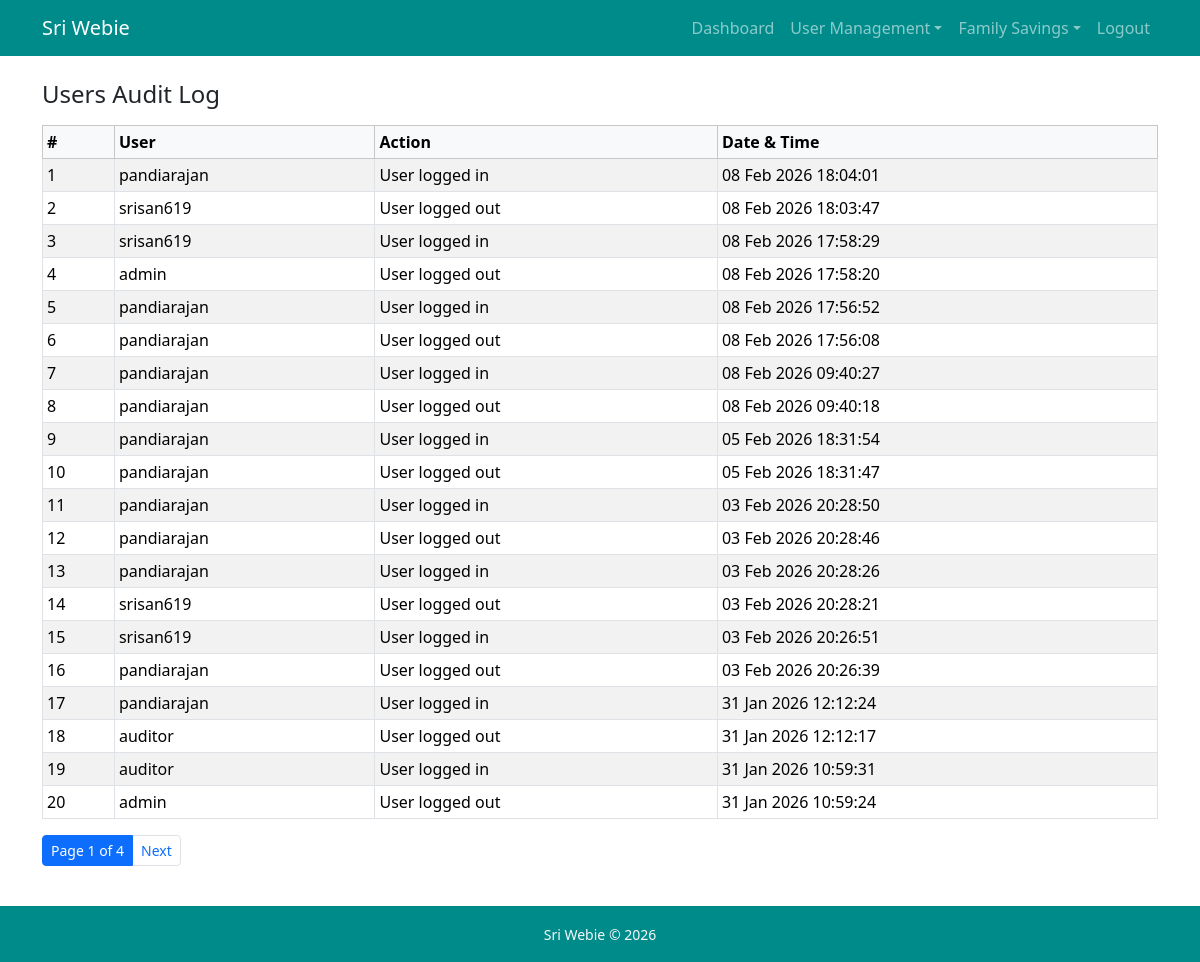
/users/audit-logs/ (signed in), run on an earlier commit of the app's database.
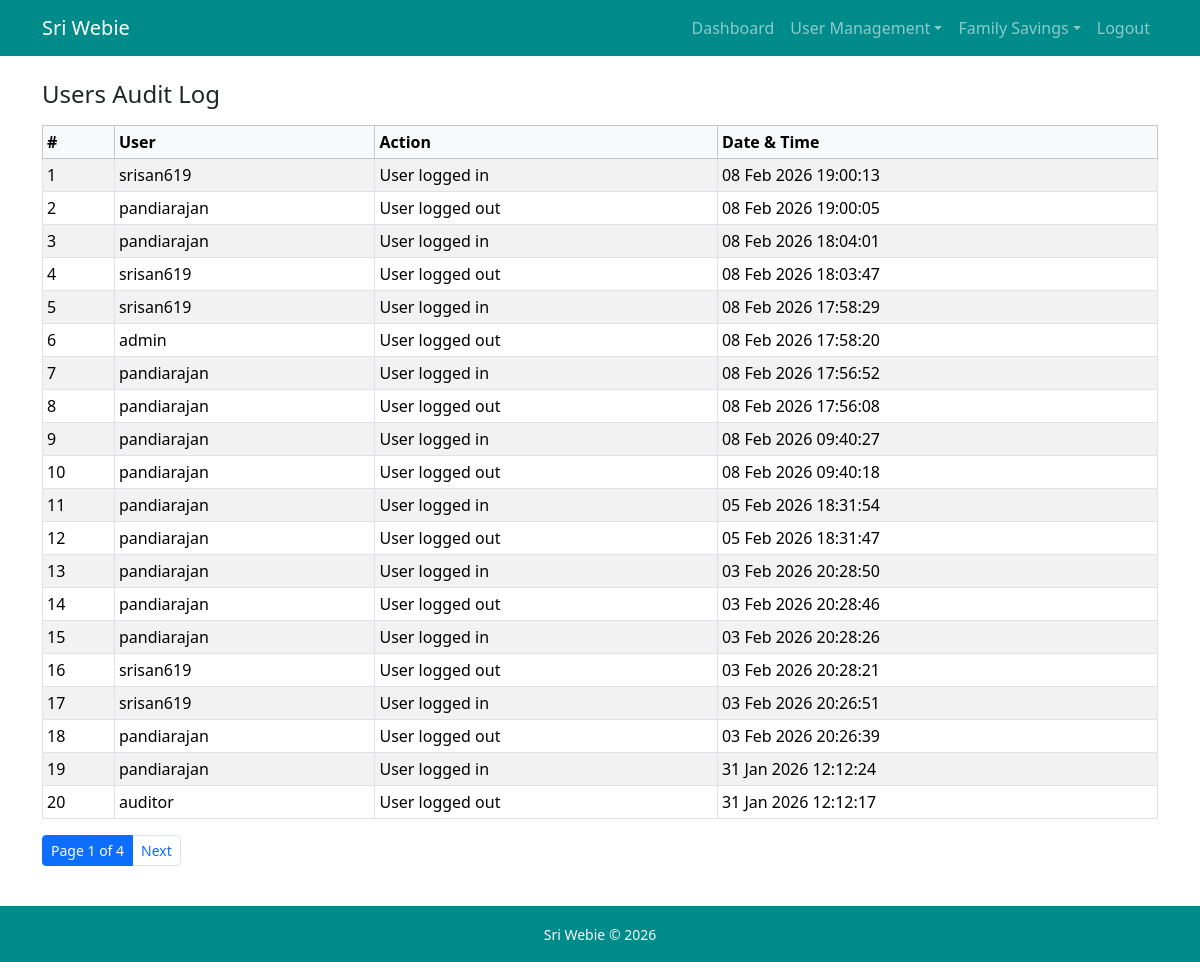
And on a later commit of the database.
### users/models.py (models this page shows, shortened)
class AuditLog(models.Model):
    user = models.ForeignKey(User, on_delete=models.SET_NULL, null=True)
    action = models.CharField(max_length=100)
    timestamp = models.DateTimeField(auto_now_add=True)

class User(AbstractUser):
    role = models.ForeignKey(Role, on_delete=models.PROTECT, null=True, blank=True)
    groups = models.ManyToManyField('auth.Group', related_name='custom_user_set', blank=True, help_text='The groups this user belongs to', verbose_name='groups')
    user_permissions = models.ManyToManyField('auth.Permission', related_name='custom_user_set', blank=True, help_text='Specific permissions for this user.', verbose_name='user permissions')

### users/views.py (the view)
# urls.py: path('users/audit-logs/', audit_logs, name="audit_logs")
@login_required
def audit_logs(request):
    if request.user.role.role_name not in ['auditor', 'admin']:
        return HttpResponseForbidden("Access Denied")
    logs = AuditLog.objects.select_related("user").order_by("-timestamp")
    paginator = Paginator(logs, 20)
    page_number = request.GET.get("page")
    page_obj = paginator.get_page(page_number)
    return render(request, "users/audit_logs.html", {
        "page_obj": page_obj
    })

### users/templates/users/audit_logs.html
{%extends "users/base.html"%}
{%block content%}
<h4 class="mb-3">Users Audit Log</h4>
<div class="table-responsive">
<table class="table table-bordered table-striped table-sm">
    <thead class="table-light">
        <tr>
            <th>#</th>
            <th>User</th>
            <th>Action</th>
            <th>Date & Time</th>
        </tr>
    </thead>
    <tbody>
        {% for log in page_obj %}
        <tr>
            <td>{{forloop.counter}}</td>
            <td>{{log.user.username|default:"System"}}</td>
            <td>
                {{log.action}}
            </td>
            <td>{{log.timestamp|date:"d M Y H:i:s"}}</td>
        </tr>
        {% empty %}
        <tr>
            <td colspan="4">
                No audit logs found
            </td>
        </tr>
        {%endfor%}
    </tbody>
</table>
</div>
{% include "includes/pagination.html" %}
{%endblock%}

What changed in the data, as far as the page shows it:
no longer on this page (row unchanged): AuditLog: user.username "auditor", action "User logged in", timestamp "31 Jan 2026 10:59:31"
no longer on this page (row unchanged): AuditLog: user.username "admin", action "User logged out", timestamp "31 Jan 2026 10:59:24"
added AuditLog: user.username "srisan619", action "User logged in", timestamp "08 Feb 2026 19:00:13"
added AuditLog: user.username "pandiarajan", action "User logged out", timestamp "08 Feb 2026 19:00:05"
